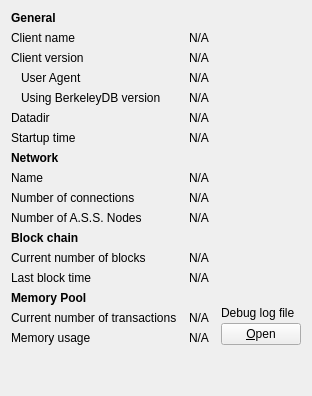
     <widget class="QWidget" name="tab_info">
      <attribute name="title">
       <string>&amp;Information</string>
      </attribute>
      <layout class="QGridLayout" name="gridLayout" columnstretch="0,1,0">
       <property name="horizontalSpacing">
        <number>12</number>
       </property>
       <item row="0" column="0">
        <widget class="QLabel" name="label_9">
         <property name="font">
          <font>
           <weight>75</weight>
           <bold>true</bold>
          </font>
         </property>
         <property name="text">
          <string>General</string>
         </property>
        </widget>
       </item>
       <item row="1" column="0">
        <widget class="QLabel" name="label_5">
         <property name="text">
          <string>Client name</string>
         </property>
        </widget>
       </item>
       <item row="1" column="1" colspan="2">
        <widget class="QLabel" name="clientName">
         <property name="cursor">
          <cursorShape>IBeamCursor</cursorShape>
         </property>
         <property name="text">
          <string>N/A</string>
         </property>
         <property name="textFormat">
          <enum>Qt::PlainText</enum>
         </property>
         <property name="textInteractionFlags">
          <set>Qt::LinksAccessibleByMouse|Qt::TextSelectableByKeyboard|Qt::TextSelectableByMouse</set>
         </property>
        </widget>
       </item>
       <item row="2" column="0">
        <widget class="QLabel" name="label_6">
         <property name="text">
          <string>Client version</string>
         </property>
        </widget>
       </item>
       <item row="2" column="1" colspan="2">
        <widget class="QLabel" name="clientVersion">
         <property name="cursor">
          <cursorShape>IBeamCursor</cursorShape>
         </property>
         <property name="text">
          <string>N/A</string>
         </property>
         <property name="textFormat">
          <enum>Qt::PlainText</enum>
         </property>
         <property name="textInteractionFlags">
          <set>Qt::LinksAccessibleByMouse|Qt::TextSelectableByKeyboard|Qt::TextSelectableByMouse</set>
         </property>
        </widget>
       </item>
       <item row="3" column="0">
        <widget class="QLabel" name="labelClientUserAgent">
         <property name="text">
          <string>User Agent</string>
         </property>
         <property name="indent">
          <number>10</number>
         </property>
        </widget>
       </item>
       <item row="3" column="1" colspan="2">
        <widget class="QLabel" name="clientUserAgent">
         <property name="cursor">
          <cursorShape>IBeamCursor</cursorShape>
         </property>
         <property name="text">
          <string>N/A</string>
         </property>
         <property name="textFormat">
          <enum>Qt::PlainText</enum>
         </property>
         <property name="textInteractionFlags">
          <set>Qt::LinksAccessibleByMouse|Qt::TextSelectableByKeyboard|Qt::TextSelectableByMouse</set>
         </property>
        </widget>
       </item>
       <item row="4" column="0">
        <widget class="QLabel" name="label_berkeleyDBVersion">
         <property name="text">
          <string>Using BerkeleyDB version</string>
         </property>
         <property name="indent">
          <number>10</number>
         </property>
        </widget>
       </item>
       <item row="4" column="1" colspan="2">
        <widget class="QLabel" name="berkeleyDBVersion">
         <property name="cursor">
          <cursorShape>IBeamCursor</cursorShape>
         </property>
         <property name="text">
          <string>N/A</string>
         </property>
         <property name="textFormat">
          <enum>Qt::PlainText</enum>
         </property>
         <property name="textInteractionFlags">
          <set>Qt::LinksAccessibleByMouse|Qt::TextSelectableByKeyboard|Qt::TextSelectableByMouse</set>
         </property>
        </widget>
       </item>
       <item row="5" column="0">
        <widget class="QLabel" name="label_12">
         <property name="text">
          <string>Datadir</string>
         </property>
        </widget>
       </item>
       <item row="5" column="1" colspan="2">
        <widget class="QLabel" name="dataDir">
         <property name="cursor">
          <cursorShape>IBeamCursor</cursorShape>
         </property>
         <property name="text">
          <string>N/A</string>
         </property>
         <property name="textFormat">
          <enum>Qt::PlainText</enum>
         </property>
         <property name="wordWrap">
          <bool>true</bool>
         </property>
         <property name="textInteractionFlags">
          <set>Qt::LinksAccessibleByMouse|Qt::TextSelectableByKeyboard|Qt::TextSelectableByMouse</set>
         </property>
        </widget>
       </item>
       <item row="6" column="0">
        <widget class="QLabel" name="label_13">
         <property name="text">
          <string>Startup time</string>
         </property>
        </widget>
       </item>
       <item row="6" column="1" colspan="2">
        <widget class="QLabel" name="startupTime">
         <property name="cursor">
          <cursorShape>IBeamCursor</cursorShape>
         </property>
         <property name="text">
          <string>N/A</string>
         </property>
         <property name="textFormat">
          <enum>Qt::PlainText</enum>
         </property>
         <property name="textInteractionFlags">
          <set>Qt::LinksAccessibleByMouse|Qt::TextSelectableByKeyboard|Qt::TextSelectableByMouse</set>
         </property>
        </widget>
       </item>
       <item row="7" column="0">
        <widget class="QLabel" name="labelNetwork">
         <property name="font">
          <font>
           <weight>75</weight>
           <bold>true</bold>
          </font>
         </property>
         <property name="text">
          <string>Network</string>
         </property>
        </widget>
       </item>
       <item row="8" column="0">
        <widget class="QLabel" name="label_8">
         <property name="text">
          <string>Name</string>
         </property>
        </widget>
       </item>
       <item row="8" column="1" colspan="2">
        <widget class="QLabel" name="networkName">
         <property name="cursor">
          <cursorShape>IBeamCursor</cursorShape>
         </property>
         <property name="text">
          <string>N/A</string>
         </property>
         <property name="textFormat">
          <enum>Qt::PlainText</enum>
         </property>
         <property name="textInteractionFlags">
          <set>Qt::LinksAccessibleByMouse|Qt::TextSelectableByKeyboard|Qt::TextSelectableByMouse</set>
         </property>
        </widget>
       </item>
       <item row="9" column="0">
        <widget class="QLabel" name="label_7">
         <property name="text">
          <string>Number of connections</string>
         </property>
        </widget>
       </item>
       <item row="9" column="1" colspan="2">
        <widget class="QLabel" name="numberOfConnections">
         <property name="cursor">
          <cursorShape>IBeamCursor</cursorShape>
         </property>
         <property name="text">
          <string>N/A</string>
         </property>
         <property name="textFormat">
          <enum>Qt::PlainText</enum>
         </property>
         <property name="textInteractionFlags">
          <set>Qt::LinksAccessibleByMouse|Qt::TextSelectableByKeyboard|Qt::TextSelectableByMouse</set>
         </property>
        </widget>
       </item>
       <item row="10" column="0">
        <widget class="QLabel" name="masternodeCountLabel">
         <property name="text">
          <string>Number of A.S.S. Nodes</string>
         </property>
        </widget>
       </item>
       <item row="10" column="1">
        <widget class="QLabel" name="masternodeCount">
         <property name="text">
          <string>N/A</string>
         </property>
        </widget>
       </item>
       <item row="11" column="0">
        <widget class="QLabel" name="label_10">
         <property name="font">
          <font>
           <weight>75</weight>
           <bold>true</bold>
          </font>
         </property>
         <property name="text">
          <string>Block chain</string>
         </property>
        </widget>
       </item>
       <item row="12" column="0">
        <widget class="QLabel" name="label_3">
         <property name="text">
          <string>Current number of blocks</string>
         </property>
        </widget>
       </item>
       <item row="12" column="1" colspan="2">
        <widget class="QLabel" name="numberOfBlocks">
         <property name="cursor">
          <cursorShape>IBeamCursor</cursorShape>
         </property>
         <property name="text">
          <string>N/A</string>
         </property>
         <property name="textFormat">
          <enum>Qt::PlainText</enum>
         </property>
         <property name="textInteractionFlags">
          <set>Qt::LinksAccessibleByMouse|Qt::TextSelectableByKeyboard|Qt::TextSelectableByMouse</set>
         </property>
        </widget>
       </item>
       <item row="13" column="0">
        <widget class="QLabel" name="labelLastBlockTime">
         <property name="text">
          <string>Last block time</string>
         </property>
        </widget>
       </item>
       <item row="13" column="1" colspan="2">
        <widget class="QLabel" name="lastBlockTime">
         <property name="cursor">
          <cursorShape>IBeamCursor</cursorShape>
         </property>
         <property name="text">
          <string>N/A</string>
         </property>
         <property name="textFormat">
          <enum>Qt::PlainText</enum>
         </property>
         <property name="textInteractionFlags">
          <set>Qt::LinksAccessibleByMouse|Qt::TextSelectableByKeyboard|Qt::TextSelectableByMouse</set>
         </property>
        </widget>
       </item>
       <item row="14" column="0">
        <widget class="QLabel" name="labelMempoolTitle">
         <property name="font">
          <font>
           <weight>75</weight>
           <bold>true</bold>
          </font>
         </property>
         <property name="text">
          <string>Memory Pool</string>
         </property>
        </widget>
       </item>
       <item row="15" column="0">
        <widget class="QLabel" name="labelNumberOfTransactions">
         <property name="text">
          <string>Current number of transactions</string>
         </property>
        </widget>
       </item>
       <item row="15" column="1">
        <widget class="QLabel" name="mempoolNumberTxs">
         <property name="cursor">
          <cursorShape>IBeamCursor</cursorShape>
         </property>
         <property name="text">
          <string>N/A</string>
         </property>
         <property name="textFormat">
          <enum>Qt::PlainText</enum>
         </property>
         <property name="textInteractionFlags">
          <set>Qt::LinksAccessibleByMouse|Qt::TextSelectableByKeyboard|Qt::TextSelectableByMouse</set>
         </property>
        </widget>
       </item>
       <item row="16" column="0">
        <widget class="QLabel" name="labelMemoryUsage">
         <property name="text">
          <string>Memory usage</string>
         </property>
        </widget>
       </item>
       <item row="16" column="1">
        <widget class="QLabel" name="mempoolSize">
         <property name="cursor">
          <cursorShape>IBeamCursor</cursorShape>
         </property>
         <property name="text">
          <string>N/A</string>
         </property>
         <property name="textFormat">
          <enum>Qt::PlainText</enum>
         </property>
         <property name="textInteractionFlags">
          <set>Qt::LinksAccessibleByMouse|Qt::TextSelectableByKeyboard|Qt::TextSelectableByMouse</set>
         </property>
        </widget>
       </item>
       <item row="14" column="2" rowspan="3">
        <layout class="QVBoxLayout" name="verticalLayoutDebugButton">
         <property name="spacing">
          <number>3</number>
         </property>
         <item>
          <spacer name="verticalSpacer_2">
           <property name="orientation">
            <enum>Qt::Vertical</enum>
           </property>
           <property name="sizeHint" stdset="0">
            <size>
             <width>10</width>
             <height>5</height>
            </size>
           </property>
          </spacer>
         </item>
         <item>
          <widget class="QLabel" name="labelDebugLogfile">
           <property name="text">
            <string>Debug log file</string>
           </property>
          </widget>
         </item>
         <item>
          <widget class="QPushButton" name="openDebugLogfileButton">
           <property name="toolTip">
            <string>Open the Dash Core debug log file from the current data directory. This can take a few seconds for large log files.</string>
           </property>
           <property name="text">
            <string>&amp;Open</string>
           </property>
           <property name="autoDefault">
            <bool>false</bool>
           </property>
          </widget>
         </item>
        </layout>
       </item>
       <item row="18" column="0">
        <spacer name="verticalSpacer">
         <property name="orientation">
          <enum>Qt::Vertical</enum>
         </property>
         <property name="sizeHint" stdset="0">
          <size>
           <width>20</width>
           <height>40</height>
          </size>
         </property>
        </spacer>
       </item>
      </layout>
     </widget>
